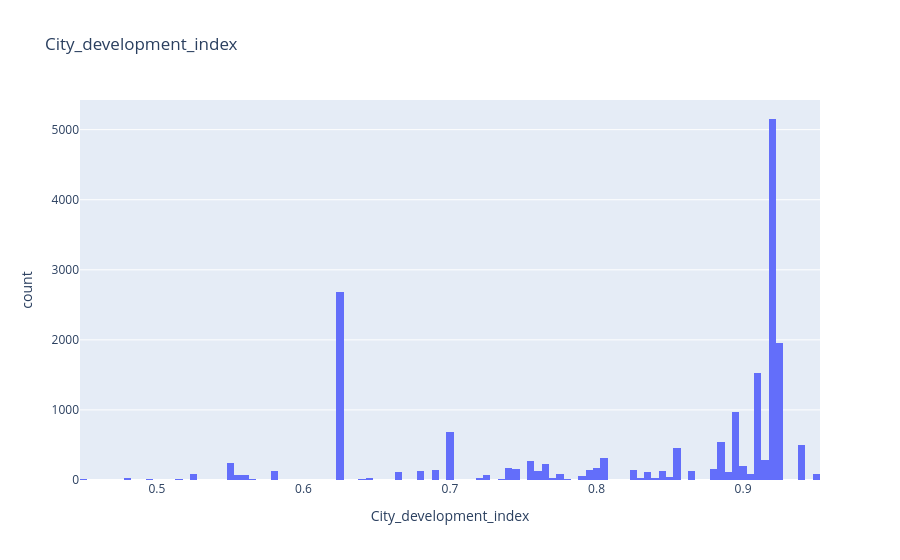
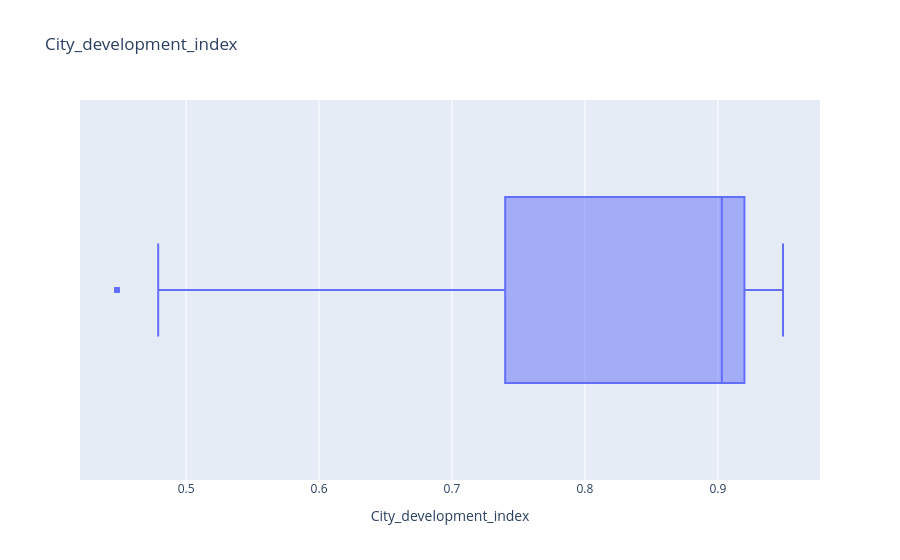
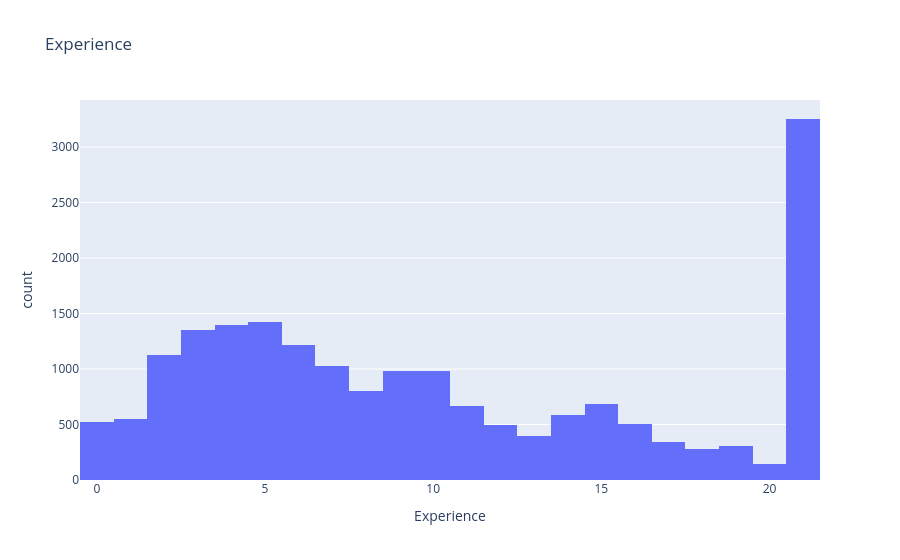
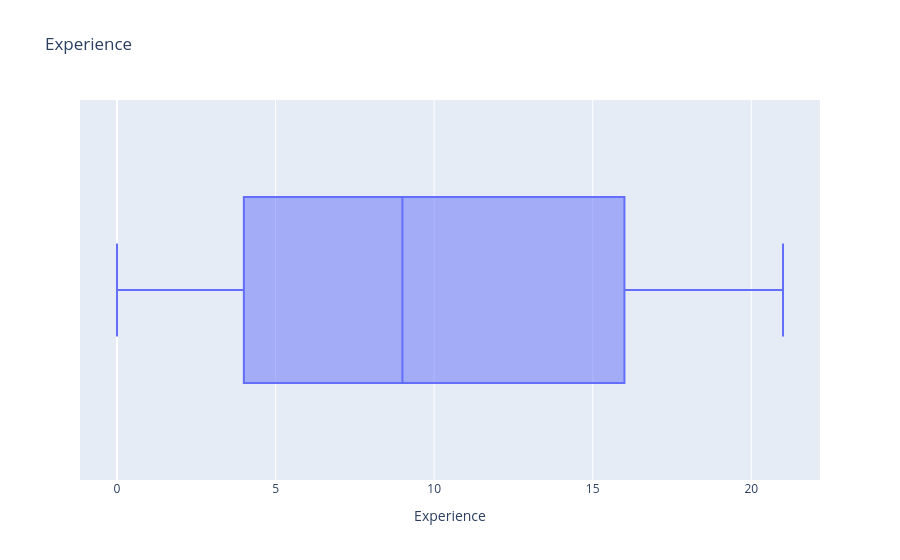

The cell these charts' notebook holds for them, in order:
### Code cell
for col in num_cols:

    px.histogram(data_frame= df, x= col, title= col).show()
    px.box(data_frame= df, x= col, title= col).show()

### Figure 1 — Plotly figure (JSON) as saved in the notebook; plotly's stock layout.template omitted (floating-point values rounded to 4 significant figures; data arrays with more than 128 entries replaced by an {"elided": "..."} marker saying what was removed)
{"data": [{"bingroup": "x", "hovertemplate": "City_development_index=%{x}<br>count=%{y}<extra></extra>", "legendgroup": "", "marker": {"color": "#636efa", "pattern": {"shape": ""}}, "name": "", "orientation": "v", "showlegend": false, "type": "histogram", "x": {"elided": "19044 float values"}, "xaxis": "x", "yaxis": "y"}], "layout": {"barmode": "relative", "legend": {"tracegroupgap": 0}, "title": {"text": "City_development_index"}, "xaxis": {"anchor": "y", "domain": [0, 1], "title": {"text": "City_development_index"}}, "yaxis": {"anchor": "x", "domain": [0, 1], "title": {"text": "count"}}}}

### Figure 2 — Plotly figure (JSON) as saved in the notebook; plotly's stock layout.template omitted (floating-point values rounded to 4 significant figures; data arrays with more than 128 entries replaced by an {"elided": "..."} marker saying what was removed)
{"data": [{"alignmentgroup": "True", "hovertemplate": "City_development_index=%{x}<extra></extra>", "legendgroup": "", "marker": {"color": "#636efa"}, "name": "", "notched": false, "offsetgroup": "", "orientation": "h", "showlegend": false, "type": "box", "x": {"elided": "19044 float values"}, "x0": " ", "xaxis": "x", "y0": " ", "yaxis": "y"}], "layout": {"boxmode": "group", "legend": {"tracegroupgap": 0}, "title": {"text": "City_development_index"}, "xaxis": {"anchor": "y", "domain": [0, 1], "title": {"text": "City_development_index"}}, "yaxis": {"anchor": "x", "domain": [0, 1]}}}

### Figure 3 — Plotly figure (JSON) as saved in the notebook; plotly's stock layout.template omitted (floating-point values rounded to 4 significant figures; data arrays with more than 128 entries replaced by an {"elided": "..."} marker saying what was removed)
{"data": [{"bingroup": "x", "hovertemplate": "Experience=%{x}<br>count=%{y}<extra></extra>", "legendgroup": "", "marker": {"color": "#636efa", "pattern": {"shape": ""}}, "name": "", "orientation": "v", "showlegend": false, "type": "histogram", "x": {"elided": "19044 int values"}, "xaxis": "x", "yaxis": "y"}], "layout": {"barmode": "relative", "legend": {"tracegroupgap": 0}, "title": {"text": "Experience"}, "xaxis": {"anchor": "y", "domain": [0, 1], "title": {"text": "Experience"}}, "yaxis": {"anchor": "x", "domain": [0, 1], "title": {"text": "count"}}}}

### Figure 4 — Plotly figure (JSON) as saved in the notebook; plotly's stock layout.template omitted (floating-point values rounded to 4 significant figures; data arrays with more than 128 entries replaced by an {"elided": "..."} marker saying what was removed)
{"data": [{"alignmentgroup": "True", "hovertemplate": "Experience=%{x}<extra></extra>", "legendgroup": "", "marker": {"color": "#636efa"}, "name": "", "notched": false, "offsetgroup": "", "orientation": "h", "showlegend": false, "type": "box", "x": {"elided": "19044 int values"}, "x0": " ", "xaxis": "x", "y0": " ", "yaxis": "y"}], "layout": {"boxmode": "group", "legend": {"tracegroupgap": 0}, "title": {"text": "Experience"}, "xaxis": {"anchor": "y", "domain": [0, 1], "title": {"text": "Experience"}}, "yaxis": {"anchor": "x", "domain": [0, 1]}}}
